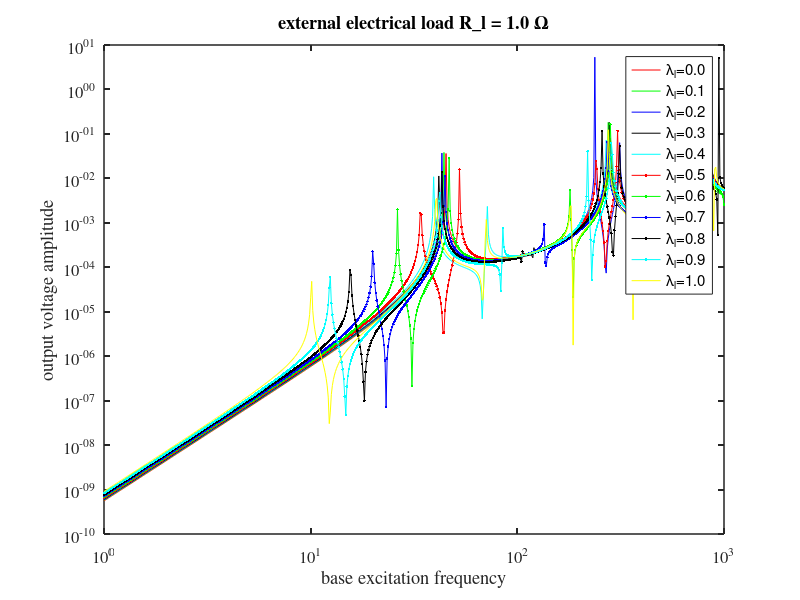
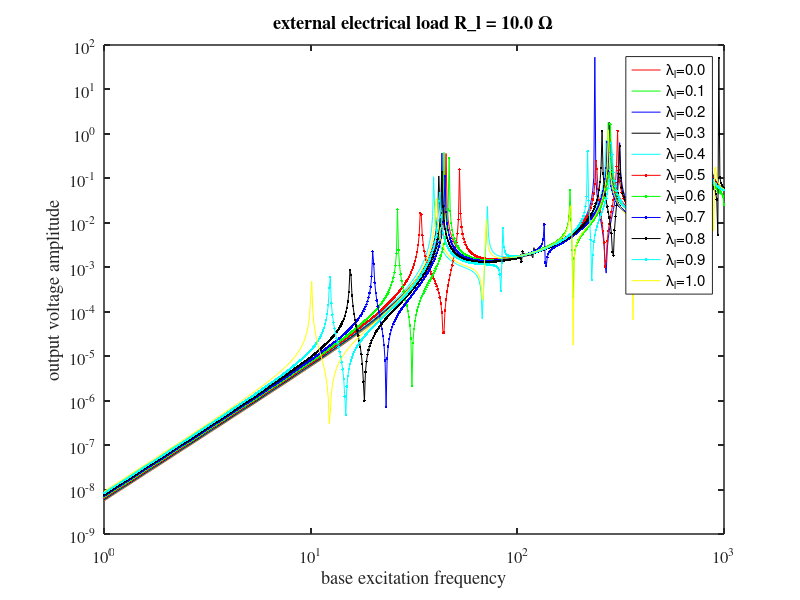
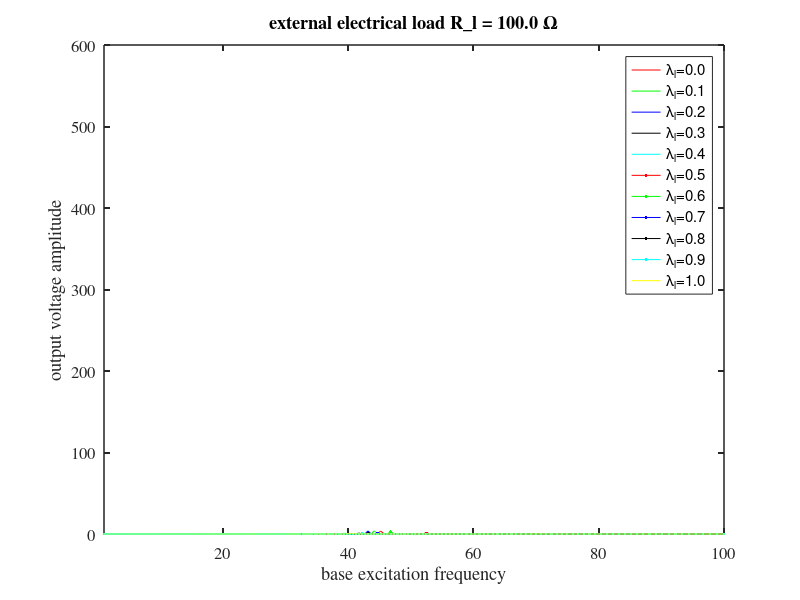
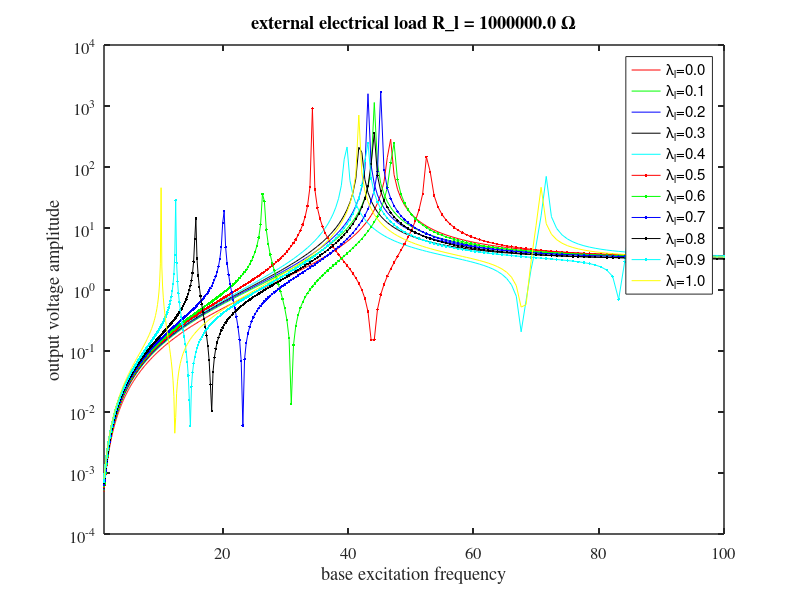

Reproduce these figures in MATLAB, in order.
clc;clear;close all;



result00 = load('bm_ext_base_laml_l_00e-3.mat'); 
vplist00  = result00.Vplist;
result01 = load('bm_ext_base_laml_l_10e-3.mat'); 
vplist01  = result01.Vplist;
result02 = load('bm_ext_base_laml_l_20e-3.mat'); 
vplist02  = result02.Vplist;
result03 = load('bm_ext_base_laml_l_30e-3.mat'); 
vplist03  = result03.Vplist;
result04 = load('bm_ext_base_laml_l_40e-3.mat'); 
vplist04  = result04.Vplist;
result05 = load('bm_ext_base_laml_l_50e-3.mat'); 
vplist05  = result05.Vplist;
result06 = load('bm_ext_base_laml_l_60e-3.mat'); 
vplist06  = result06.Vplist;
result07 = load('bm_ext_base_laml_l_70e-3.mat');
vplist07  = result07.Vplist;
result08 = load('bm_ext_base_laml_l_80e-3.mat'); 
vplist08  = result08.Vplist;
result09 = load('bm_ext_base_laml_l_90e-3.mat'); 
vplist09  = result09.Vplist;
result10 = load('bm_ext_base_laml_l_100e-3.mat'); 
vplist10  = result10.Vplist;

fr = result00.fr;
Rl = result00.Rl;
xib  = result00.xib;

%% Rl from 1 ohm to 10 Mohm, different laml
% figure(1)
% mesh(fr,Rl,abs(vplist00), 'DisplayName','\lambda_l=0.0'); hold on
% mesh(fr,Rl,abs(vplist01), 'DisplayName','\lambda_l=0.1')
% mesh(fr,Rl,abs(vplist02), 'DisplayName','\lambda_l=0.2')
% mesh(fr,Rl,abs(vplist03), 'DisplayName','\lambda_l=0.3')
% mesh(fr,Rl,abs(vplist04), 'DisplayName','\lambda_l=0.4')
% mesh(fr,Rl,abs(vplist05), 'DisplayName','\lambda_l=0.5')
% mesh(fr,Rl,abs(vplist06), 'DisplayName','\lambda_l=0.6')
% mesh(fr,Rl,abs(vplist07), 'DisplayName','\lambda_l=0.7')
% mesh(fr,Rl,abs(vplist08), 'DisplayName','\lambda_l=0.8')
% mesh(fr,Rl,abs(vplist09), 'DisplayName','\lambda_l=0.9')
% surf(fr,Rl,abs(vplist10), 'DisplayName','\lambda_l=1.0')
% set(gca,'XScale','log');
% set(gca,'YScale','log');
% set(gca,'ZScale','log');
% xlabel('fr');
% ylabel('Rl');
% zlabel('output voltage amplitude');
% set(gca, 'linewidth', 1.1, 'fontsize', 12, 'fontname', 'times')
% set(gcf, 'color', 'w')
% legend('show')
% title('length ratio \lambda\_l = 0.0')



%% Rl  1 ohm, different laml
figure(2)
plot(fr(1,:),abs(vplist00(1,:)),'r', 'DisplayName','\lambda_l=0.0'); hold on
plot(fr(1,:),abs(vplist01(1,:)),'g', 'DisplayName','\lambda_l=0.1')
plot(fr(1,:),abs(vplist02(1,:)),'b', 'DisplayName','\lambda_l=0.2')
plot(fr(1,:),abs(vplist03(1,:)),'k', 'DisplayName','\lambda_l=0.3')
plot(fr(1,:),abs(vplist04(1,:)),'c', 'DisplayName','\lambda_l=0.4')
plot(fr(1,:),abs(vplist05(1,:)),'r.-', 'DisplayName','\lambda_l=0.5')
plot(fr(1,:),abs(vplist06(1,:)),'g.-', 'DisplayName','\lambda_l=0.6')
plot(fr(1,:),abs(vplist07(1,:)),'b.-', 'DisplayName','\lambda_l=0.7')
plot(fr(1,:),abs(vplist08(1,:)),'k.-', 'DisplayName','\lambda_l=0.8')
plot(fr(1,:),abs(vplist09(1,:)),'c.-', 'DisplayName','\lambda_l=0.9')
plot(fr(1,:),abs(vplist10(1,:)),'y', 'DisplayName','\lambda_l=1.0')
set(gca,'XScale','log');
set(gca,'YScale','log');
xlabel('base excitation frequency');
ylabel('output voltage amplitude');
set(gca, 'linewidth', 1.1, 'fontsize', 12, 'fontname', 'times')
set(gcf, 'color', 'w')
legend('show')
title('external electrical load R\_l = 1.0 \Omega')


%% Rl  10 ohm, different laml
figure(3)
plot(fr(1,:),abs(vplist00(2,:)),'r', 'DisplayName','\lambda_l=0.0'); hold on
plot(fr(1,:),abs(vplist01(2,:)),'g', 'DisplayName','\lambda_l=0.1')
plot(fr(1,:),abs(vplist02(2,:)),'b', 'DisplayName','\lambda_l=0.2')
plot(fr(1,:),abs(vplist03(2,:)),'k', 'DisplayName','\lambda_l=0.3')
plot(fr(1,:),abs(vplist04(2,:)),'c', 'DisplayName','\lambda_l=0.4')
plot(fr(1,:),abs(vplist05(2,:)),'r.-', 'DisplayName','\lambda_l=0.5')
plot(fr(1,:),abs(vplist06(2,:)),'g.-', 'DisplayName','\lambda_l=0.6')
plot(fr(1,:),abs(vplist07(2,:)),'b.-', 'DisplayName','\lambda_l=0.7')
plot(fr(1,:),abs(vplist08(2,:)),'k.-', 'DisplayName','\lambda_l=0.8')
plot(fr(1,:),abs(vplist09(2,:)),'c.-', 'DisplayName','\lambda_l=0.9')
plot(fr(1,:),abs(vplist10(2,:)),'y', 'DisplayName','\lambda_l=1.0')
set(gca,'XScale','log');
set(gca,'YScale','log');
xlabel('base excitation frequency');
ylabel('output voltage amplitude');
set(gca, 'linewidth', 1.1, 'fontsize', 12, 'fontname', 'times')
set(gcf, 'color', 'w')
legend('show')
title('external electrical load R\_l = 10.0 \Omega')



%% Rl  100 ohm, different laml
figure(4)
plot(fr(1,:),abs(vplist00(3,:)),'r', 'DisplayName','\lambda_l=0.0'); hold on
plot(fr(1,:),abs(vplist01(3,:)),'g', 'DisplayName','\lambda_l=0.1')
plot(fr(1,:),abs(vplist02(3,:)),'b', 'DisplayName','\lambda_l=0.2')
plot(fr(1,:),abs(vplist03(3,:)),'k', 'DisplayName','\lambda_l=0.3')
plot(fr(1,:),abs(vplist04(3,:)),'c', 'DisplayName','\lambda_l=0.4')
plot(fr(1,:),abs(vplist05(3,:)),'r.-', 'DisplayName','\lambda_l=0.5')
plot(fr(1,:),abs(vplist06(3,:)),'g.-', 'DisplayName','\lambda_l=0.6')
plot(fr(1,:),abs(vplist07(3,:)),'b.-', 'DisplayName','\lambda_l=0.7')
plot(fr(1,:),abs(vplist08(3,:)),'k.-', 'DisplayName','\lambda_l=0.8')
plot(fr(1,:),abs(vplist09(3,:)),'c.-', 'DisplayName','\lambda_l=0.9')
plot(fr(1,:),abs(vplist10(3,:)),'y', 'DisplayName','\lambda_l=1.0')
% set(gca,'XScale','log');
% set(gca,'YScale','log');
xlim([1,100]);
xlabel('base excitation frequency');
ylabel('output voltage amplitude');
set(gca, 'linewidth', 1.1, 'fontsize', 12, 'fontname', 'times')
set(gcf, 'color', 'w')
legend('show')
title('external electrical load R\_l = 100.0 \Omega')




%% Rl  1000000 ohm, different laml
figure(8)
plot(fr(1,:),abs(vplist00(7,:)),'r', 'DisplayName','\lambda_l=0.0'); hold on
plot(fr(1,:),abs(vplist01(7,:)),'g', 'DisplayName','\lambda_l=0.1')
plot(fr(1,:),abs(vplist02(7,:)),'b', 'DisplayName','\lambda_l=0.2')
plot(fr(1,:),abs(vplist03(7,:)),'k', 'DisplayName','\lambda_l=0.3')
plot(fr(1,:),abs(vplist04(7,:)),'c', 'DisplayName','\lambda_l=0.4')
plot(fr(1,:),abs(vplist05(7,:)),'r.-', 'DisplayName','\lambda_l=0.5')
plot(fr(1,:),abs(vplist06(7,:)),'g.-', 'DisplayName','\lambda_l=0.6')
plot(fr(1,:),abs(vplist07(7,:)),'b.-', 'DisplayName','\lambda_l=0.7')
plot(fr(1,:),abs(vplist08(7,:)),'k.-', 'DisplayName','\lambda_l=0.8')
plot(fr(1,:),abs(vplist09(7,:)),'c.-', 'DisplayName','\lambda_l=0.9')
plot(fr(1,:),abs(vplist10(7,:)),'y', 'DisplayName','\lambda_l=1.0')
% set(gca,'XScale','log');
set(gca,'YScale','log');
xlim([1,100]);
xlabel('base excitation frequency');
ylabel('output voltage amplitude');
set(gca, 'linewidth', 1.1, 'fontsize', 12, 'fontname', 'times')
set(gcf, 'color', 'w')
legend('show')
title('external electrical load R\_l = 1000000.0 \Omega')

